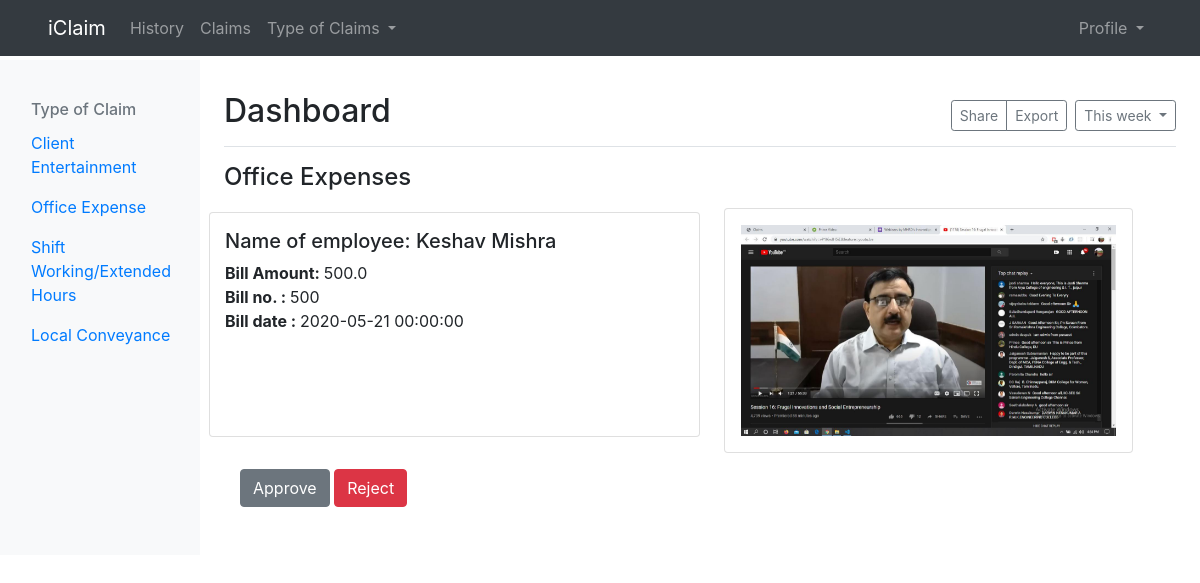
/claims/Office Expenses/5/8 (signed in), run on the app's committed database.
### ClaimSettlementApp/models.py (models this page shows, shortened)
class Claims(db.Model):
    id = db.Column(db.Integer, primary_key = True)
    claim_type = db.Column(db.String)
    claim_id = db.Column(db.Integer)
    user_id = db.Column(db.Integer, db.ForeignKey('user.id'), nullable = False)
    approved = db.Column(db.Integer, default = 0)
    date_applied = db.Column(db.DateTime, nullable = False, default = datetime.utcnow)

class User(db.Model, UserMixin):
    id = db.Column(db.Integer, primary_key = True)
    email = db.Column(db.String(20), unique = True , nullable = False)
    first_name = db.Column(db.String(30), nullable = False)
    last_name = db.Column(db.String(30), nullable = False)
    password = db.Column(db.String(60), nullable = False)
    isAdmin = db.Column(db.Boolean, default = False)
    claims_made  = db.relationship('Claims', backref = 'claims', lazy = True)

class OfficeExpensesClaim(db.Model):
    id = db.Column(db.Integer, primary_key = True)
    bill_no = db.Column(db.Integer, nullable = False)
    bill_amount = db.Column(db.Float, nullable = False)
    bill_date = db.Column(db.DateTime)
    bill_image = db.Column(db.String)

### ClaimSettlementApp/routes.py (the view)
@app.route("/claims/<string:type_of_claim>/<int:claim_id>/<int:claim>")
@login_required
def view_claim(type_of_claim,claim_id,claim):
    if current_user.isAdmin:
        if type_of_claim == "Extended Working Hours":
            mapped = Claims.query.filter_by(id = claim).first()
            user = User.query.filter_by(id = mapped.user_id).first()
            clients_claim = ExtendedHoursClaim.query.filter_by(id = claim_id).first()
        elif type_of_claim == "Local Conveyance":
            mapped = Claims.query.filter_by(id = claim).first()
            user = User.query.filter_by(id = mapped.user_id).first()
            clients_claim = LocalConveyanceClaim.query.filter_by(id = claim_id).first()
        elif type_of_claim == "Client Entertainment":
            mapped = Claims.query.filter_by(id = claim).first()
            user = User.query.filter_by(id = mapped.user_id).first()
            clients_claim = ClientEntertainmentClaim.query.filter_by(id = claim_id).first()
        elif type_of_claim == "Office Expenses":
            mapped = Claims.query.filter_by(id = claim).first()
            user = User.query.filter_by(id = mapped.user_id).first()
            clients_claim = OfficeExpensesClaim.query.filter_by(id = claim_id).first()
        return render_template('display_claim.html',user = user, mapped = mapped, clients_claim = clients_claim )
    else:
        return "URL NOT FOUND"

### ClaimSettlementApp/models.py (called while the page is built)
@login_manager.user_loader
def load_user(user_id):
    return User.query.get(int(user_id))

### ClaimSettlementApp/templates/display_claim.html (shortened to what this page needs)
{% extends "layout.html" %}
{% block content %}
      <div class="row">
          <div class="col-lg-12 mb-2">
            <h4>{{ mapped.claim_type }}</h4>
          </div>
          <div class="card col-6 mt-1 mb-3 pt-3 ml">
            <h5>Name of employee: {{ user.first_name + " " + user.last_name }}</h5>
            <p>
            {% if clients_claim.bill_amount %}
              <strong>Bill Amount: </strong>{{ clients_claim.bill_amount }}<br>
            {% endif %}
            {% if clients_claim.bill_no %}
              <strong>Bill no. : </strong>{{ clients_claim.bill_no }}<br>
            {% endif %}
            {% if clients_claim.bill_date %}
              <strong>Bill date : </strong>{{ clients_claim.bill_date }}<br>
            {% endif %}
            </p>
          </div>
          <div id="carouselExampleControls" class="card col-5 ml-4 p-3 carousel slide" data-ride="carousel">
            <a href="{{ url_for('static', filename = 'bills/' + clients_claim.bill_image ) }}"  class="carousel-inner">
              <div class="carousel-item active">
                <img src="{{ url_for('static', filename = 'bills/' + clients_claim.bill_image ) }}" class="d-block w-100" alt="...">
               </div>
              </a>
          </div>
          <div class="col-12 mt-3 mb-5 ml-3">
            <a class = "btn btn-secondary" href = "{{ url_for('approve_claim', approved = 1,type_of_claim = mapped.claim_type, claim_id = mapped.claim_id, claim = mapped.id) }}">Approve</a>
            <a class = "btn btn-danger"  href = "{{ url_for('approve_claim', approved = 2, type_of_claim = mapped.claim_type, claim_id = mapped.claim_id, claim = mapped.id) }}">Reject</a>
          </div>
      </div>
{% endblock content %}

### data on the page
Claims: claim_type "Office Expenses"
User: first_name+last_name "Keshav Mishra"
OfficeExpensesClaim: bill_amount "500.0", bill_no "500", bill_date "2020-05-21 00:00:00", bill_image (picture)
